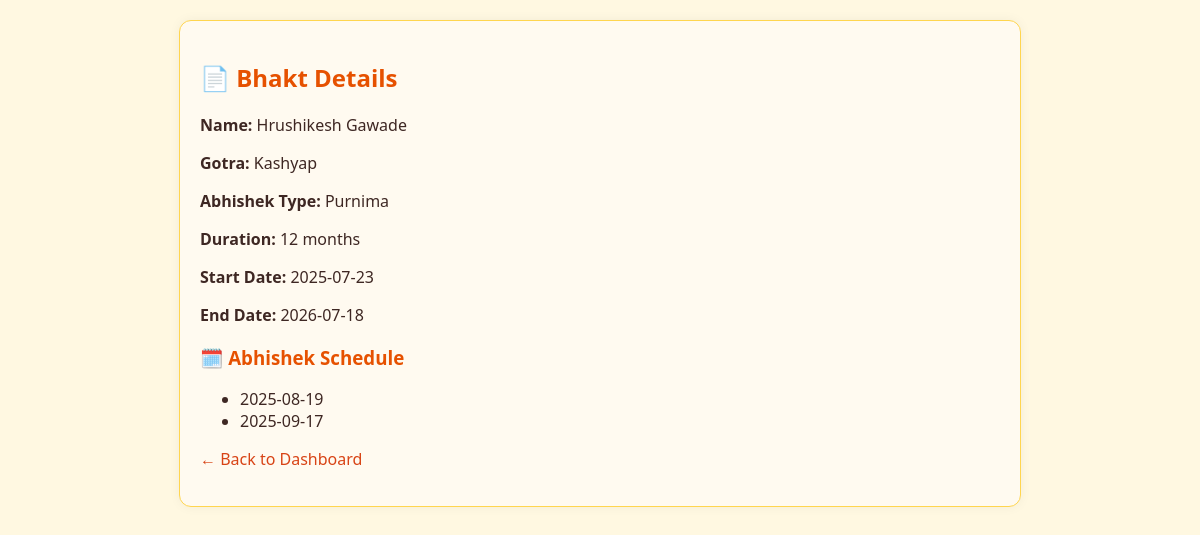
Screenshot of /bhakt/1 with the database file from the repository.
### tables this page shows
CREATE TABLE bhakts (
            id INTEGER PRIMARY KEY AUTOINCREMENT,
            name TEXT,
            gotra TEXT,
            abhishek_type TEXT,
            duration_months INTEGER,
            start_date TEXT,
            end_date TEXT
        , duration INTEGER DEFAULT 12);

### app.py (the view)
@app.route('/bhakt/<int:bhakt_id>')
def bhakt_detail(bhakt_id):
    conn = sqlite3.connect(DB_PATH)
    c = conn.cursor()
    c.execute("SELECT * FROM bhakts WHERE id=?", (bhakt_id,))
    b = c.fetchone()
    conn.close()
    if not b:
        return "Not found"
    schedule = calculate_abhishek_dates(b[3], b[5], b[4])
    return render_template('bhakt_detail.html', bhakt=b, schedule=schedule)

### app.py (called while the page is built)
def load_sacred_dates():
    with open(SACRED_DATES_FILE, 'r') as f:
        return json.load(f)

def calculate_abhishek_dates(abhishek_type, start_date, duration_months):
    sacred_dates = load_sacred_dates().get(abhishek_type, [])
    start = datetime.strptime(start_date, "%Y-%m-%d")
    end = start + timedelta(days=30 * duration_months)
    result = [d for d in sacred_dates if start <= datetime.strptime(d, "%Y-%m-%d") <= end]
    return result

### templates/bhakt_detail.html (shortened to what this page needs)
<!DOCTYPE html>
<html lang="en">
<head>
  <link rel="stylesheet" href="{{ url_for('static', filename='css/style.css') }}">
</head>
<body>
  <div class="container">
    <h2>📄 Bhakt Details</h2>
    <p><strong>Name:</strong> {{ bhakt[1] }}</p>
    <p><strong>Gotra:</strong> {{ bhakt[2] }}</p>
    <p><strong>Abhishek Type:</strong> {{ bhakt[3] }}</p>
    <p><strong>Duration:</strong> {{ bhakt[4] }} months</p>
    <p><strong>Start Date:</strong> {{ bhakt[5] }}</p>
    <p><strong>End Date:</strong> {{ bhakt[6] }}</p>
    <h3>🗓️ Abhishek Schedule</h3>
    {% if schedule %}
      <ul>
        {% for date in schedule %}
          <li>{{ date }}</li>
        {% endfor %}
      </ul>
    {% else %}
      <p>No abhishek dates found for this bhakt.</p>
    {% endif %}
    <p><a href="{{ url_for('dashboard') }}">← Back to Dashboard</a></p>
  </div>
</body>
</html>

### static/css/style.css (style rules this page uses)
body { font-family: "Segoe UI", sans-serif; background-color: #fff8e1; margin: 0; padding: 20px; color: #3e2723; }
.container { max-width: 800px; margin: auto; background-color: #fffaf0; border: 1px solid #ffd54f; padding: 20px; border-radius: 12px; box-shadow: 0 0 12px rgba(0,0,0,0.05); }
h2, h3 { color: #e65100; }
a { text-decoration: none; color: #d84315; }

### rows the page displays
bhakts: name "Hrushikesh Gawade", gotra "Kashyap", abhishek_type "Purnima", duration_months "12", start_date "2025-07-23", end_date "2026-07-18"

### other values shown
{{ date }} "2025-08-19" "2025-09-17"
